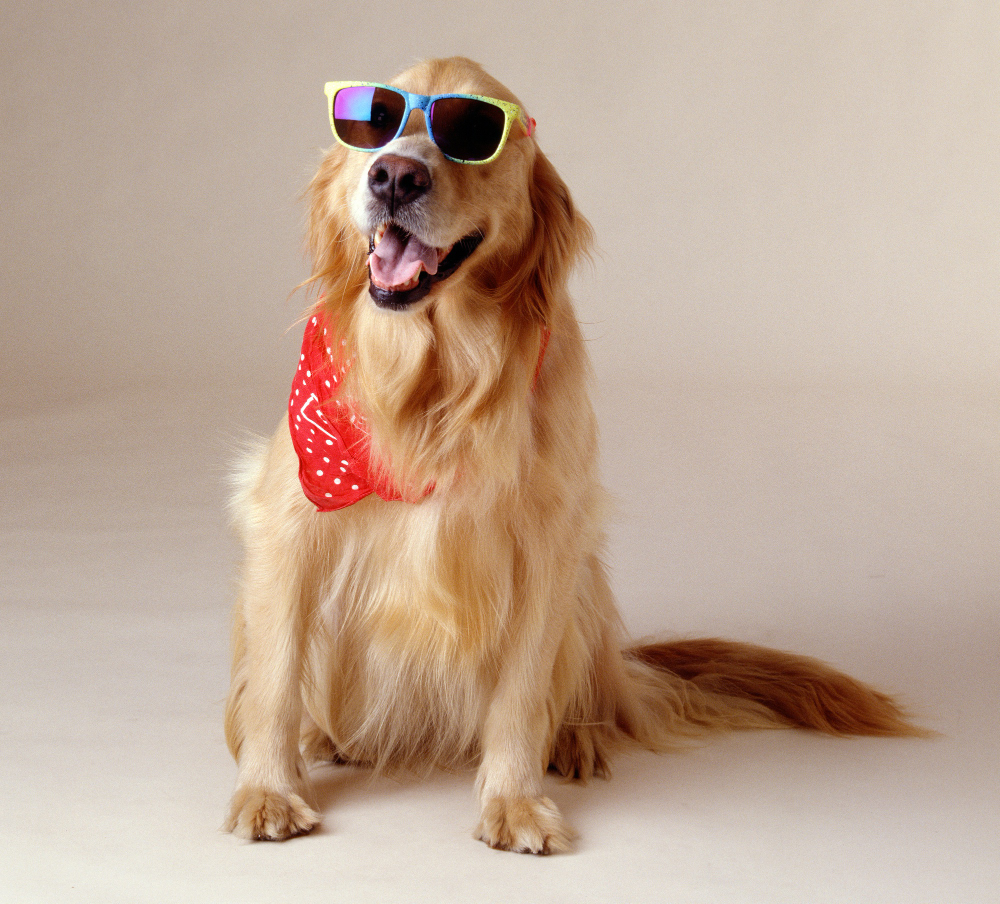
#> input picture vision1/Archivos del curso/perro.jpg, 1000 x 904 px, found by its file name
$ python ImageNumpy.py
#> lines starting #> are read from the running program, lines starting #| are printed output that depends on the picture
#%%
import numpy as np
import matplotlib.pyplot as plt
from PIL import Image

#Abrir imagen
img= Image.open("C:/Users/valef/Downloads/vision1/Archivos del curso/perro.jpg")
#> img is the input picture: PIL image 1000x904 RGB; mean R, G, B 191.4, 167.6, 150.1
print(type(img))
#| <class 'PIL.JpegImagePlugin.JpegImageFile'>
import numpy as np
import matplotlib.pyplot as plt
from PIL import Image

#Convertir imagen a un arreglo
img_array = np.asarray(img)
print(type(img_array))
#| <class 'numpy.ndarray'>
print(img_array.shape)
#| (904, 1000, 3)

#Imprimir imagen
plt.imshow(img_array)

#Hacer una copia
img_rojo = img_array.copy()
print(img_rojo.shape)
#| (904, 1000, 3)

#Imprimir cada matriz de cada canal
print('Canal R')
print(img_rojo[:,:,0])
#> (printed output is left out)
print('Canal G')
print(img_rojo[:,:,1])
#> (printed output is left out)
print('Canal B')
print(img_rojo[:,:,2])
#> (printed output is left out)

plt.imshow(img_rojo[:,:,0], cmap = 'gray')
plt.imshow(img_rojo[:,:,1], cmap = 'gray')
plt.imshow(img_rojo[:,:,2], cmap = 'gray')

#Hagamos 0´s las componentes G y B
img_rojo[:,:,1] = 0
img_rojo[:,:,2] = 0
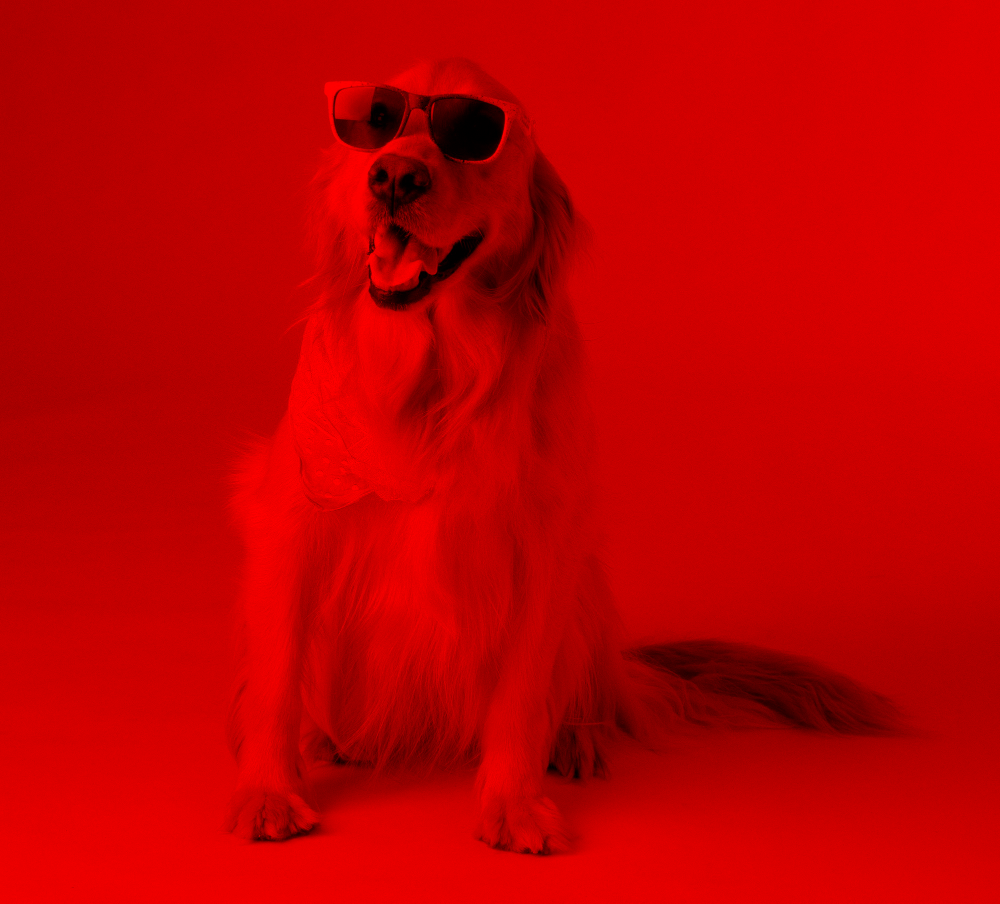
#> img_rojo: shape (904, 1000, 3); mean R, G, B 191.4, 0, 0
print(img_rojo[:,:,1])
#> (printed output is left out)
print(img_rojo[:,:,2])
#> (printed output is left out)
plt.imshow(img_rojo)

#Hagamos otra copia y 0's el canal R y B
img_verde = img_array.copy()
img_verde[:,:,0] = 0
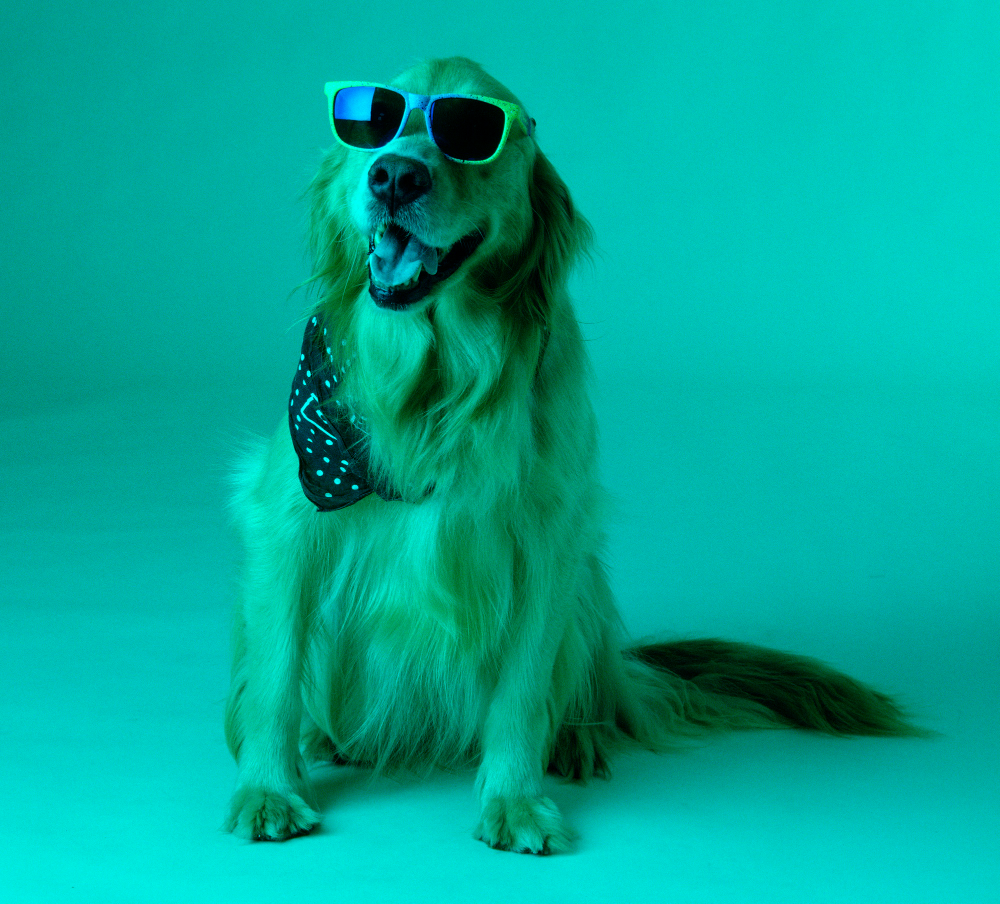
#> img_verde: shape (904, 1000, 3); mean R, G, B 0, 167.6, 150.1
img_verde[:,:,2] = 0
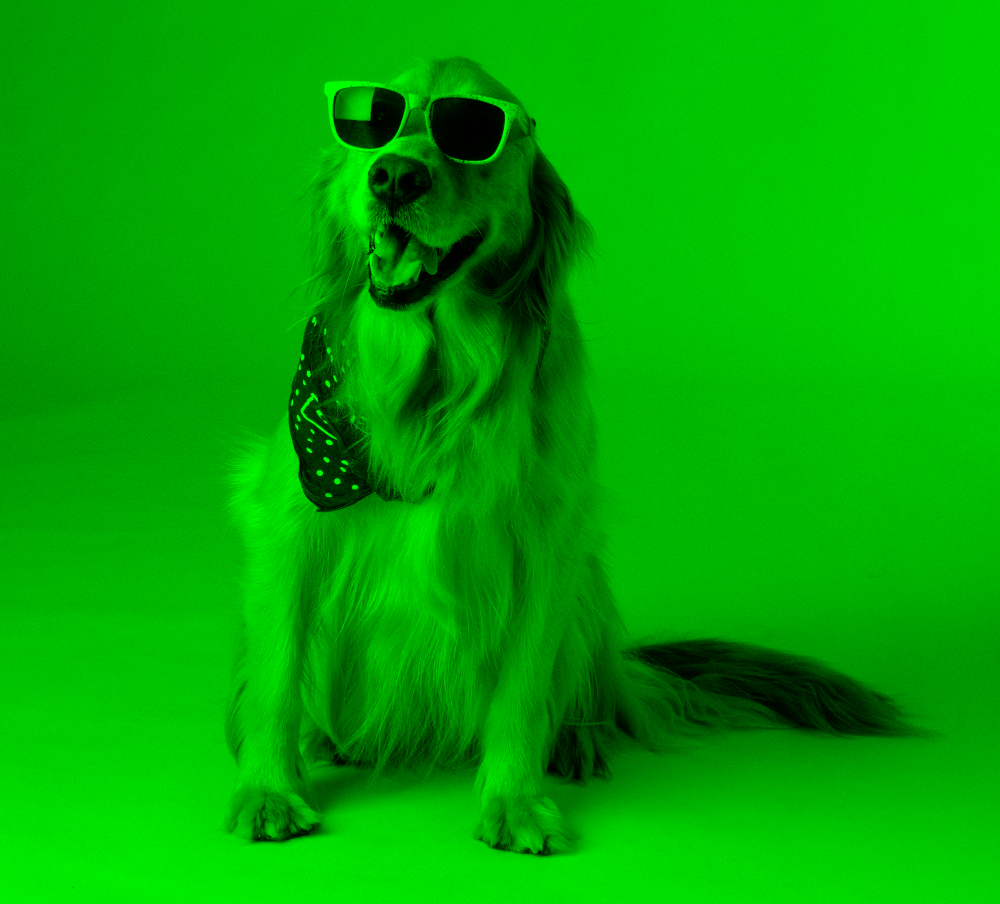
#> img_verde: shape (904, 1000, 3); mean R, G, B 0, 167.6, 0
print(img_verde[:,:,0])
#> (printed output is left out)
print(img_verde[:,:,2])
#> (printed output is left out)
plt.imshow(img_verde)

img_azul = img_array.copy()
img_azul[:,:,0] = 0
img_azul[:,:,1] = 0
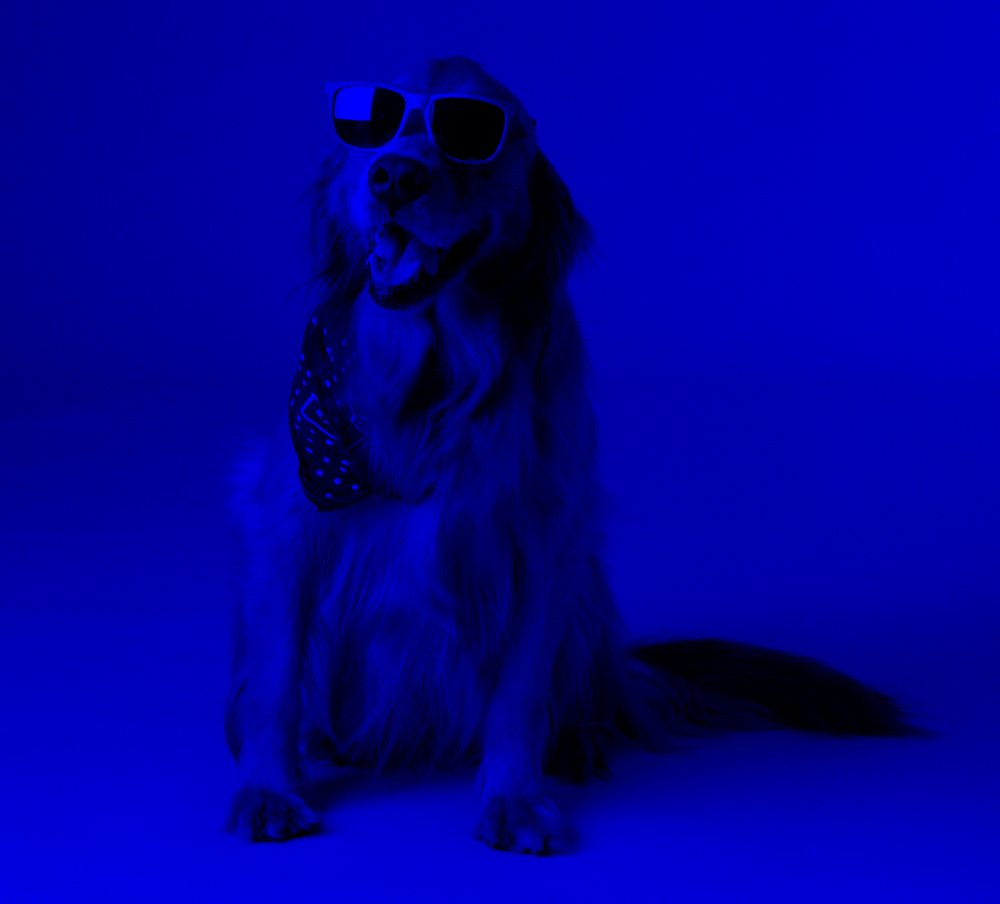
#> img_azul: shape (904, 1000, 3); mean R, G, B 0, 0, 150.1
print(img_azul[:,:,0])
#> (printed output is left out)
print(img_azul[:,:,1])
#> (printed output is left out)
plt.imshow(img_azul)


#Suma de canales así la volvemos a la original
img_new = img_rojo + img_verde + img_azul
plt.imshow(img_new)

# %%
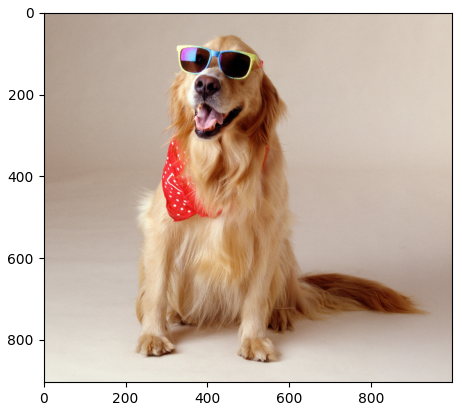
#> figure drawn by matplotlib, 1 panel

$ run again, with vision1/Archivos del curso/Weld.jpg copied over vision1/Archivos del curso/perro.jpg
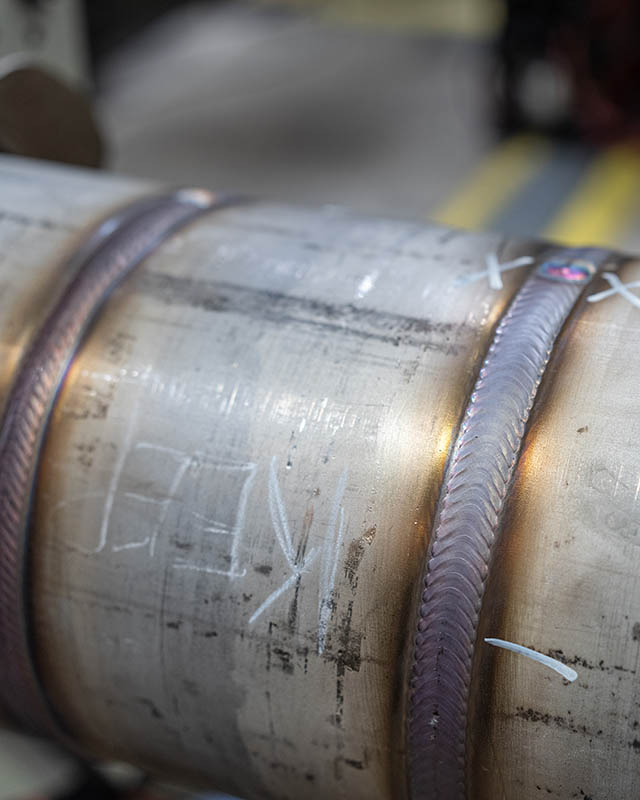
#> input picture vision1/Archivos del curso/Weld.jpg, 640 x 800 px, found by its file name
#> img is the input picture: PIL image 640x800 RGB; mean R, G, B 117.9, 115.4, 114.4
#| <class 'PIL.JpegImagePlugin.JpegImageFile'>
#| <class 'numpy.ndarray'>
#| (800, 640, 3)
#| (800, 640, 3)
#> (printed output is left out)
#> (printed output is left out)
#> (printed output is left out)
#> (printed output is left out)
#> (printed output is left out)
#> (printed output is left out)
#> (printed output is left out)
#> `img_azul[:,:,1] = 0`:
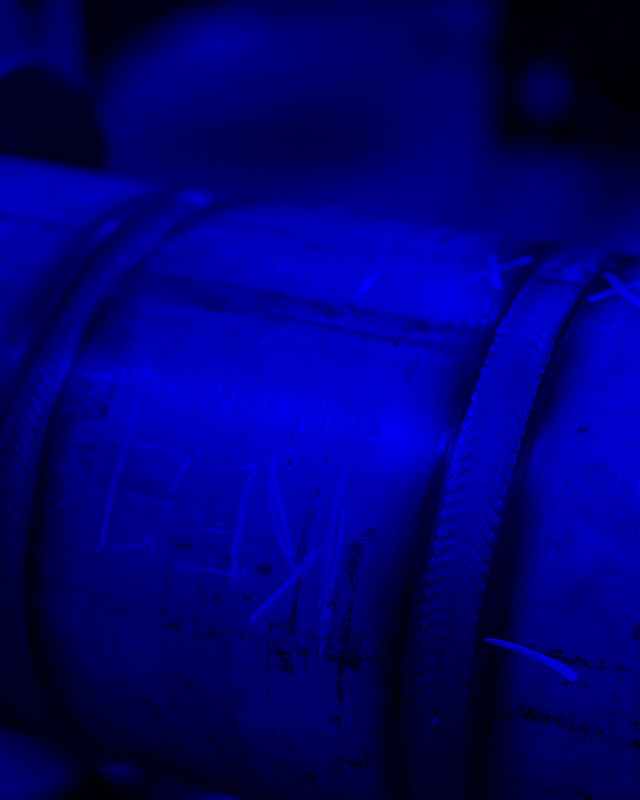
#> img_azul: shape (800, 640, 3); mean R, G, B 0, 0, 114.4
#> (printed output is left out)
#> (printed output is left out)
#> `# %%`:
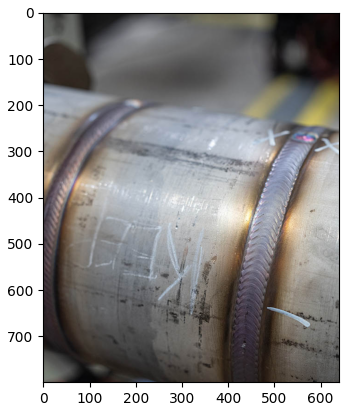
#> figure drawn by matplotlib, 1 panel
